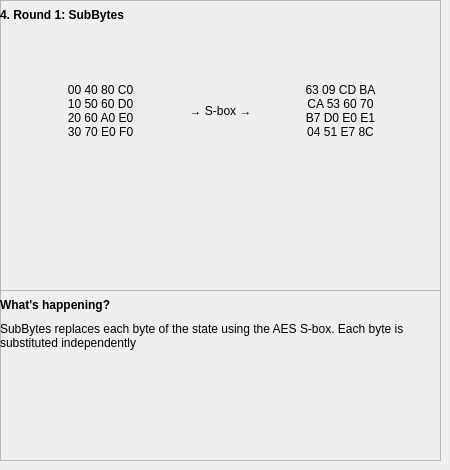
        <widget class="QWidget" name="pg_eaespg4">
         <widget class="QFrame" name="fr_eaeswh4">
          <property name="geometry">
           <rect>
            <x>0</x>
            <y>290</y>
            <width>441</width>
            <height>171</height>
           </rect>
          </property>
          <property name="frameShape">
           <enum>QFrame::StyledPanel</enum>
          </property>
          <property name="frameShadow">
           <enum>QFrame::Raised</enum>
          </property>
          <widget class="QLabel" name="lbl_eaesmn4_ex">
           <property name="geometry">
            <rect>
             <x>0</x>
             <y>30</y>
             <width>441</width>
             <height>31</height>
            </rect>
           </property>
           <property name="text">
            <string>SubBytes replaces each byte of the state using the AES S-box. Each byte is 
substituted independently</string>
           </property>
          </widget>
          <widget class="QLabel" name="lbl_eaesmn4_wh">
           <property name="geometry">
            <rect>
             <x>0</x>
             <y>0</y>
             <width>211</width>
             <height>31</height>
            </rect>
           </property>
           <property name="text">
            <string>&lt;html&gt;&lt;head/&gt;&lt;body&gt;&lt;p&gt;&lt;span style=&quot; font-size:9pt; font-weight:600;&quot;&gt;What's happening?&lt;/span&gt;&lt;/p&gt;&lt;/body&gt;&lt;/html&gt;</string>
           </property>
           <property name="alignment">
            <set>Qt::AlignLeading|Qt::AlignLeft|Qt::AlignVCenter</set>
           </property>
          </widget>
         </widget>
         <widget class="QFrame" name="fr_eaesmn4">
          <property name="geometry">
           <rect>
            <x>0</x>
            <y>0</y>
            <width>441</width>
            <height>291</height>
           </rect>
          </property>
          <property name="frameShape">
           <enum>QFrame::StyledPanel</enum>
          </property>
          <property name="frameShadow">
           <enum>QFrame::Raised</enum>
          </property>
          <widget class="QLabel" name="lbl_eaesmn4_st">
           <property name="geometry">
            <rect>
             <x>0</x>
             <y>80</y>
             <width>201</width>
             <height>61</height>
            </rect>
           </property>
           <property name="text">
            <string>00 40 80 C0
10 50 60 D0
20 60 A0 E0
30 70 E0 F0</string>
           </property>
           <property name="alignment">
            <set>Qt::AlignCenter</set>
           </property>
          </widget>
          <widget class="QLabel" name="lbl_eaesmn4_rsb">
           <property name="geometry">
            <rect>
             <x>0</x>
             <y>0</y>
             <width>221</width>
             <height>31</height>
            </rect>
           </property>
           <property name="text">
            <string>&lt;html&gt;&lt;head/&gt;&lt;body&gt;&lt;p&gt;&lt;span style=&quot; font-size:9pt; font-weight:600;&quot;&gt;4. Round 1: SubBytes&lt;/span&gt;&lt;/p&gt;&lt;/body&gt;&lt;/html&gt;</string>
           </property>
           <property name="alignment">
            <set>Qt::AlignLeading|Qt::AlignLeft|Qt::AlignVCenter</set>
           </property>
          </widget>
          <widget class="QLabel" name="lbl_eaesmn4_nst">
           <property name="geometry">
            <rect>
             <x>240</x>
             <y>80</y>
             <width>201</width>
             <height>61</height>
            </rect>
           </property>
           <property name="text">
            <string>63 09 CD BA
CA 53 60 70
B7 D0 E0 E1
04 51 E7 8C</string>
           </property>
           <property name="alignment">
            <set>Qt::AlignCenter</set>
           </property>
          </widget>
          <widget class="QLabel" name="lbl_eaesmn4_sbx">
           <property name="geometry">
            <rect>
             <x>190</x>
             <y>100</y>
             <width>61</width>
             <height>21</height>
            </rect>
           </property>
           <property name="text">
            <string>→ S-box →</string>
           </property>
           <property name="alignment">
            <set>Qt::AlignCenter</set>
           </property>
          </widget>
         </widget>
        </widget>
